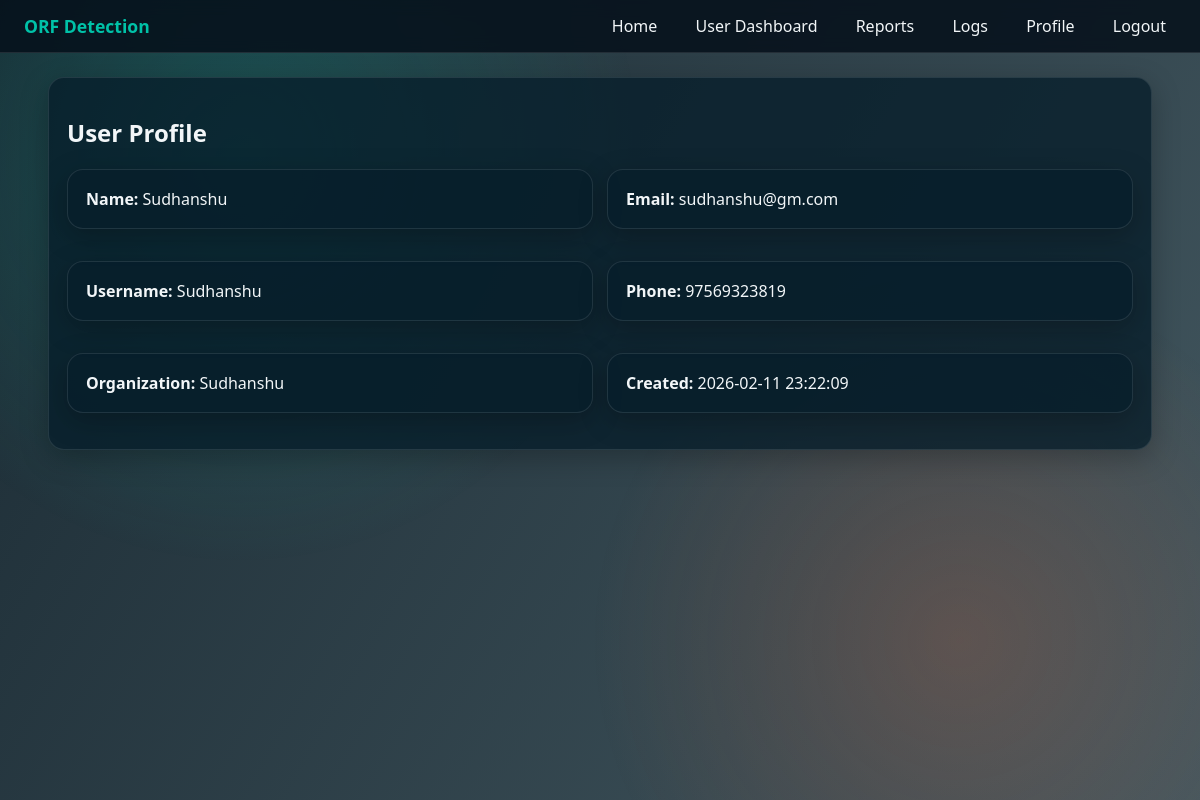
/user/profile (signed in), run on the app's committed database.
### tables this page shows
CREATE TABLE users (
            id INTEGER PRIMARY KEY AUTOINCREMENT,
            full_name TEXT NOT NULL,
            email TEXT NOT NULL UNIQUE,
            username TEXT NOT NULL UNIQUE,
            phone TEXT NOT NULL,
            organization TEXT NOT NULL,
            password_hash TEXT NOT NULL,
            created_at TEXT NOT NULL
        );

### app.py (the view)
    @app.route("/user/profile")
    @login_required("user")
    def user_profile():
        return render_template("user_profile.html", user=g.user)

### app.py (called while the page is built)
def get_db():
    if "db" not in g:
        g.db = sqlite3.connect(DB_PATH)
        g.db.row_factory = sqlite3.Row
    return g.db

### templates/user_profile.html
{% extends 'base.html' %}
{% block content %}
<section class="panel">
    <h2>User Profile</h2>
    <div class="grid two">
        <div class="card"><strong>Name:</strong> {{ user.full_name }}</div>
        <div class="card"><strong>Email:</strong> {{ user.email }}</div>
        <div class="card"><strong>Username:</strong> {{ user.username }}</div>
        <div class="card"><strong>Phone:</strong> {{ user.phone }}</div>
        <div class="card"><strong>Organization:</strong> {{ user.organization }}</div>
        <div class="card"><strong>Created:</strong> {{ user.created_at }}</div>
    </div>
</section>
{% endblock %}

### static/css/style.css (style rules this page uses)
:root { --bg-main: #081f2d; --bg-card: rgba(7, 30, 43, 0.78); --brand: #00c2a8; --brand-alt: #ff6b35; --text: #f2f6f8; --muted: #c1ced6; --warn: #ffc857; --danger: #ff4d6d; --ok: #47d16c; }
* { box-sizing: border-box; }
body { margin: 0; min-height: 100vh; color: var(--text); font-family: "Segoe UI", Tahoma, Geneva, Verdana, sans-serif; background-image: linear-gradient(120deg, rgba(2, 20, 30, 0.9), rgba(4, 31, 42, 0.75)), url("https://images.unsplash.com/photo-1516321318423-f06f85e504b3?auto=format&fit=crop&w=1600&q=80"); background-size: cover; background-position: center; background-attachment: fixed; }
.panel, .card { background: var(--bg-card); border: 1px solid rgba(255, 255, 255, 0.1); border-radius: 16px; padding: 18px; margin-bottom: 18px; box-shadow: 0 8px 28px rgba(0, 0, 0, 0.25); }
.grid { display: grid; gap: 14px; }
.grid.two { grid-template-columns: repeat(2, minmax(0, 1fr)); }

### data on the page
users: full_name "Sudhanshu", email "sudhanshu@gm.com", username "Sudhanshu", phone "97569323819", organization "Sudhanshu", created_at "2026-02-11 23:22:09"
